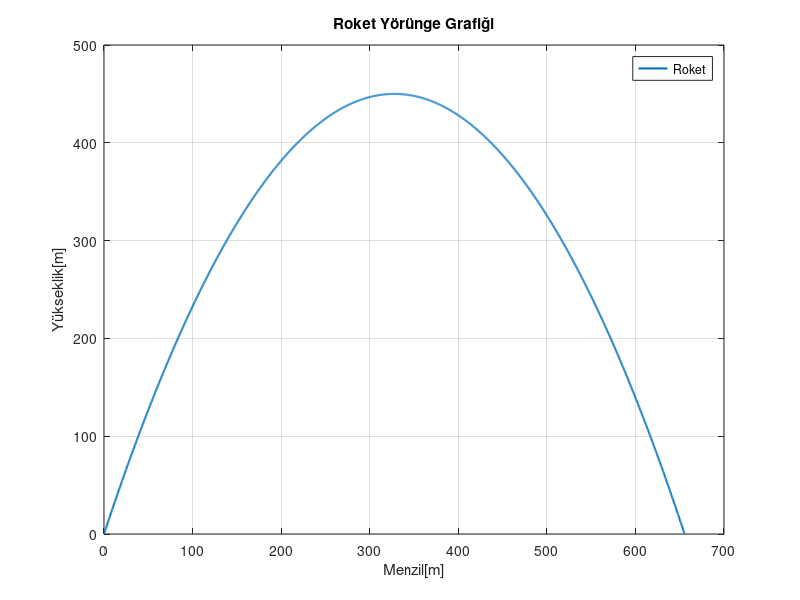

Source code (MATLAB):
 clc;  clear;  close all;
%Başlangıç koşul değerleri tanımlandı.
 theta=70;            
 V_0=100;     
 t=0;    dt=0.01;
 Zmax=0; Vmax=0;
 Ax=0;   Az=9.801;
 Rx=0;  Rz=0;

% x,z üzerindeki sıfır ivme matrisi oluşturuldu ve ilk değerleri atandı.
 A=zeros(1,1);       
 A(1,1)=Ax;             
 A(2,1)=Az;

 % x,z üzerindeki sıfır konum matrisi oluşturuldu. Başta roket yerde olduğu için 
% ilk değerleri atandı.
 R=zeros(1,1);
 R(1,1)=Rx;             
 R(2,1)=Rz;
 
% Hız sıfır matrisi oluşturuldu ve uçuş yolu açısına göre ilk x,z hız
% vektörleri hesaplanarak matrise atandı.
 V=zeros(1,1);
 V(1,1)=V_0*cosd(theta);
 V(2,1)=-V_0*sind(theta);   %Uçuş -z ekseninde gerçekleştiği için
                            % (-) ile çarpıldı   
 Vz=V(2,1);
 Vx=V(1,1);
 i=0;      
 % İlk konum değerine göre döngü içersine girilip konum yatay eksende 0 
 % değerine ulaştığında döngü bitirilir ve toplam konum, hız ve  ivme
 % dizileri elde edilir.
 while (Rz<=0)
 % Euler yöntemi yardımıyla hız ve konum hesaplamaları yapıldı.
     i=i+1;             
     V = V + A*dt;
     R = R + V*dt;
     t = t+dt;          
     Vz=V(2,1);
     Rz=R(2,1); Rx=R(1,1);
     % Alınan hız ve konum bilgileri dinamik dizide tutuldu.
     RZ(i,1)=Rz;  RX(i,1)=Rx; 
     VZ(i,1)=Vz;
     VX(i,1)=Vx;

     if (abs(Rz) > abs(Zmax))
        Zmax=Rz; % Apogee nok. hesaplandı.
     end
     if (Vz > Vmax)
         Vmax=Vz;    % Max hız hesaplandı.
     end
 end
 
 plot(RX,abs(RZ),'LineWidth',1.5) % Konum-zaman grafiği çizildi.
 xlabel ('Menzil[m]')
 ylabel ('Yükseklik[m]')
 title('Roket Yörünge Grafiği')
 legend('Roket')
 grid on
